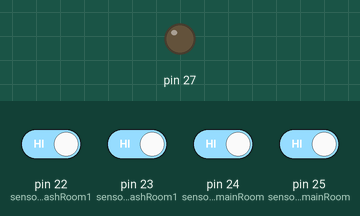
The sketch below on a simulated Arduino Mega 2560, built for the host (arithmetic inside an expression is 32-bit, double 64-bit). On the bench: output pins drawn as LEDs (lit = HIGH). Inputs (shaded band) come from the test bench; at power-on: pin 22 (sensor0_washRoom1), pin 23 (sensor1_washRoom1), pin 24 (sensor0_mainRoom), pin 25 (sensor1_mainRoom) HIGH. WiFi joins after 1.5 s; servers stay silent unless stated; no MQTT or app messages arrive unless stated; what the sketch prints to the serial monitor is not drawn.

Above: at 19.6 s.
At 22.1 s:
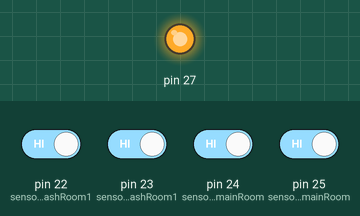
Timing chart, 0 to 23.6 s (numbered marks = the images above):
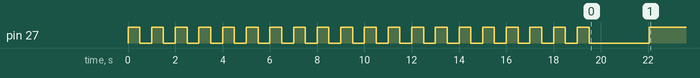

The sketch:

MQTTSenderArduino.ino
```cpp
// Define Libraries.
#include <PubSubClient.h>
#include <Ethernet.h>
#include <SPI.h>

int sensorStatus0, sensorStatus1, sensorStatus2;
const byte sensor0_washRoom1 = 22, sensor1_washRoom1 = 23, sensor0_mainRoom = 24, sensor1_mainRoom = 25;
// MQTT server credentils.
const char *mqtt_server = "91.121.93.94";
const char *mqtt_username = "";
const char *mqtt_password = "";
const int mqtt_port = 1883;
const char *clientId = "ArduinoSender-01";
// Ethernet connection credentials.
byte mac[] = {0xAA, 0xBB, 0xCC, 0xDD, 0xEE, 0xFE};
IPAddress ip(192, 168, 0, 118);
EthernetClient ethClient;
PubSubClient client(ethClient);

void reconnect()
{
    // Loop until we’re reconnected
    while (!client.connected())
    {
        Serial.print("Attempting MQTT connection…");
        // Attempt to connect
        Serial.println("Reconnecting...");
        if (client.connect(clientId, mqtt_username, mqtt_password))
        {
            Serial.println("connected");
            digitalWrite(27, HIGH);
        }
        else
        {
            Serial.print("failed, rc=");
            Serial.print(client.state());
            Serial.println(" try again in 2 seconds");
            digitalWrite(27, LOW);
            delay(2000);
        }
    }
}
void callback(char *topic, byte *payload, unsigned int length)
{
    String incommingMessage;
    for (int i = 0; i < length; i++)
    {
        incommingMessage += (char)payload[i];
    }
}
class SmartOffice
{
private:
    bool motion = false, deviceON = false, delayRunning = false, logFlag = false;
    unsigned long startDelay, delayTime, startInterval, timeOn, logStart, logStop, logValue,
        intervalTime, secondInOneMinute = 60, milliSecondInOneSecond = 1000;

public:
    void controller(int _sensor0, const char *_topic, const char *_name, unsigned long _delayTime)
    {
        int _sensorStatus0 = digitalRead(_sensor0);
        delayTime = _delayTime * milliSecondInOneSecond * secondInOneMinute;
        if (_sensorStatus0 == 1)
        {
            motion = true;
            if (!deviceON)
            {
                deviceON = true;
                client.publish(_topic, "1");
                Serial.print("\n");
                Serial.print(_topic);
                Serial.print(" turned ON");
                Serial.print("\n");
                if (!logFlag)
                {
                    logStart = millis();
                    logFlag = true;
                    Serial.print(_name);
                    Serial.print(" ");
                    Serial.print("Turned On");
                    Serial.print("\n");
                }
            }
            if (deviceON)
            {
                delayRunning = false;
            }
        }
        if (_sensorStatus0 == 0 && deviceON)
        {
            motion = false;
            if (!delayRunning)
            {
                startDelay = millis();
                delayRunning = true;
            }
        }
        if (!motion && (millis() - startDelay >= delayTime))
        {
            if (deviceON)
            {
                deviceON = false;
                delayRunning = false;
                client.publish(_topic, "0");
                Serial.print("\n");
                Serial.print(_topic);
                Serial.print(" turned OFF");
                Serial.print("\n");
                if (logFlag)
                {
                    logStop = millis();
                    logValue = (logStop - logStart) / 1000UL;
                    Serial.print(_name);
                    Serial.print(" ");
                    Serial.print(" Turned Off and was On for:");
                    Serial.print(" ");
                    Serial.print(logValue);
                    Serial.print(" ");
                    Serial.print("Seconds");
                    Serial.print("\n");
                    logFlag = false;
                }
            }
        }
    }
};
SmartOffice c0, c1, c2, c3;
void setup()
{
    Serial.begin(9600);
    pinMode(sensor0_washRoom1, INPUT_PULLUP);
    pinMode(sensor1_washRoom1, INPUT_PULLUP);
    pinMode(sensor0_mainRoom, INPUT_PULLUP);
    pinMode(sensor1_mainRoom, INPUT_PULLUP);
    // pinMode(sensor1_mainRoom, INPUT_PULLUP);
    // pinMode(sensor2_mainRoom, INPUT_PULLUP);
    pinMode(27, OUTPUT);
    for (byte i = 0; i < 20; i++)
    {
        Serial.print(".");
        digitalWrite(27, HIGH);
        delay(500);
        digitalWrite(27, LOW);
        delay(500);
    }
    Ethernet.begin(mac, ip);
    delay(2000);
    client.setServer(mqtt_server, mqtt_port);
    client.setCallback(callback);
    Serial.print("\n");
    if (client.connect(clientId, mqtt_username, mqtt_password))
    {
        Serial.println("Connected");
        digitalWrite(27, HIGH);
    }
    else
    {
        reconnect();
    }
}

void loop()
{

    if (!client.connected())
    {
        reconnect();
    }
    client.loop();
    c0.controller(sensor0_washRoom1, "DS/D0", "WashRoomLight", 1);
    c1.controller(sensor1_washRoom1, "DS/D1", "WashRoomExhaust", 1);
    c2.controller(sensor0_mainRoom, "DS/D2", "MainRoomLight0", 1);
    c3.controller(sensor1_mainRoom, "DS/D3", "MainRoomLight1", 1);
}
```
